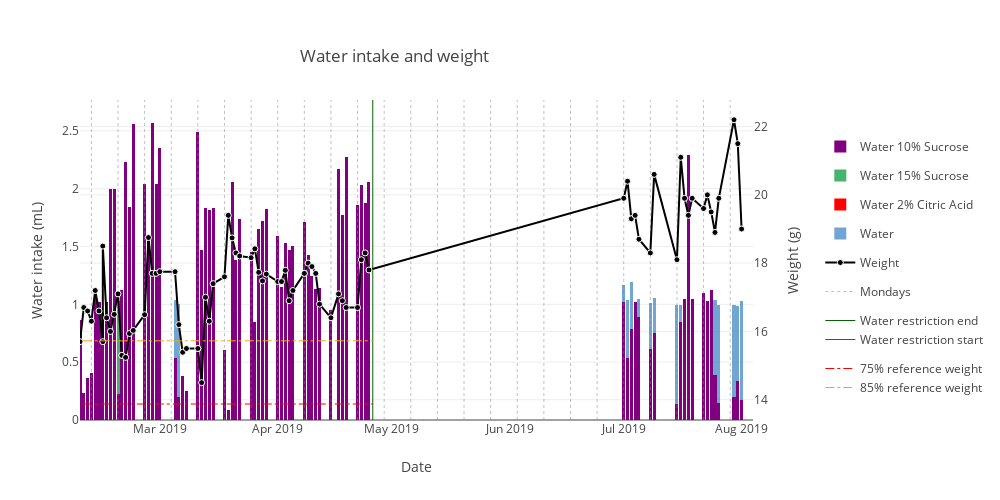

The cell this chart's notebook holds for it:
### Code cell
subj = subject.Subject & {'subject_nickname': 'IBL-T3'}
# get water and date
water_info_query = (action.WaterAdministration & subj).proj(
    'water_administered', 'watertype_name', water_date='DATE(administration_time)')
water_info = water_info_query.fetch(as_dict=True)
water_info = pd.DataFrame(water_info)
water_types = water_info.watertype_name.unique()
water_info_type = water_info.pivot_table(
    index='water_date', columns='watertype_name', values='water_administered', aggfunc='sum')
max_water_intake = np.nanmax(water_info_type.values) + 0.2
yrange_water = [0, max_water_intake]
water_info_type = water_info_type.where((pd.notnull(water_info_type)), None)
weight_info_query = (action.Weighing & subj).proj(
    'weight', weighing_date='DATE(weighing_time)')
weight_info = weight_info_query.fetch(as_dict=True)
weight_info = pd.DataFrame(weight_info)
weight_info = weight_info.where((pd.notnull(weight_info)), None)

# get water restriction period
water_restrictions = (action.WaterRestriction & subj).proj(
    'reference_weight',
    res_start='DATE(restriction_start_time)', res_end='DATE(restriction_end_time)')


data = [
    go.Bar(
        x = [t.strftime('%Y-%m-%d') for t in water_info_type.index.tolist()],
        y = water_info_type[water_type].tolist(),
        marker = dict(color = water_type_map[water_type]),
        name = water_type,
        yaxis = 'y1',
    )
    for water_type in water_types
]

data.append(
    go.Scatter(
        x=[t.strftime('%Y-%m-%d') for t in weight_info['weighing_date'].tolist()],
        y=weight_info['weight'].tolist(),
        mode='lines+markers',
        name='Weight',
        marker=dict(
            size=6,
            color='black',
            line = dict(
            color = 'white',
            width = 1)
        ),
        legendgroup='weight',
        yaxis = 'y2'
    ))

# monday marks
data = putils.create_monday_plot(data, yrange_water, d['mondays'])

# water restriction marks and reference weight marks
for iwater, water_res in enumerate(water_restrictions.fetch(as_dict=True)):
    
    if iwater==0:
        show_res_legend = True
    else:
        show_res_legend = False
    
    res_start = water_res['res_start'].strftime('%Y-%m-%d')
    
    if water_res['res_end']:
        res_end = water_res['res_end'].strftime('%Y-%m-%d')
    else:
        res_end = last_date_str
    data.append(
        go.Scatter(
            x=[res_start, res_start],
            y=yrange_water,
            mode="lines",
            line=dict(
                width=1,
                color='red',
            ),
            name='Water restriction start',
            yaxis='y1',
            showlegend=show_res_legend,
            legendgroup='restriction'
        )
    )
    
    if water_res['res_end']:

        data.append(
            go.Scatter(
                x=[res_end, res_end],
                y=yrange_water,
                mode="lines",
                line=dict(
                    width=1,
                    color='darkgreen',
                ),
                name='Water restriction end',
                yaxis='y1',
                showlegend=show_res_legend,
                legendgroup='restriction'
            )
        )
    
     
    data.append(
        go.Scatter(
            x=[res_start, res_end],
            y=[water_res['reference_weight']*0.85, water_res['reference_weight']*0.85],
            mode="lines",
            line=dict(
                width=1,
                color='orange',
                dash='dashdot'
            ),
            name='85% reference weight',
            yaxis='y2',
            showlegend=show_res_legend,
            legendgroup='weight_ref'
        )
    )
    
    data.append(
        go.Scatter(
            x=[res_start, res_end],
            y=[water_res['reference_weight']*0.75, water_res['reference_weight']*0.75],
            mode="lines",
            line=dict(
                width=1,
                color='red',
                dash='dashdot'
            ),
            name='75% reference weight',
            yaxis='y2',
            showlegend=show_res_legend,
            legendgroup='weight_ref'
        )
    )



layout = go.Layout(
    yaxis=dict(
        title='Water intake (mL)',
        range=yrange_water,
    ),
    yaxis2=dict(
        title='Weight (g)',
        overlaying='y',
        side='right',
    ),
    width=1000,
    height=500,
    title=dict(
        text='Water intake and weight',
        x=0.3,
        y=0.9
    ),
    xaxis=dict(
        title='Date',
        range=[d['first_date_str'], d['last_date_str']]
    ), 
    legend=dict(
        x=1.1, 
        y=0.9,
        orientation='v'),
    barmode='stack',
    template=dict(
        layout=dict(
           plot_bgcolor="white"
        ))
)
fig = go.Figure(data=data, layout=layout)
plotly.offline.iplot(fig)

### Figure 1 — Plotly figure (JSON) as saved in the notebook; plotly's stock layout.template omitted (floating-point values rounded to 4 significant figures)
{"data": [{"marker": {"color": "purple"}, "name": "Water 10% Sucrose", "type": "bar", "x": ["2019-02-06", "2019-02-07", "2019-02-08", "2019-02-09", "2019-02-10", "2019-02-11", "2019-02-12", "2019-02-13", "2019-02-14", "2019-02-15", "2019-02-16", "2019-02-17", "2019-02-18", "2019-02-19", "2019-02-20", "2019-02-21", "2019-02-22", "2019-02-23", "2019-02-24", "2019-02-25", "2019-02-26", "2019-02-27", "2019-02-28", "2019-03-01", "2019-03-02", "2019-03-03", "2019-03-04", "2019-03-05", "2019-03-06", "2019-03-07", "2019-03-08", "2019-03-09", "2019-03-10", "2019-03-11", "2019-03-12", "2019-03-13", "2019-03-14", "2019-03-15", "2019-03-18", "2019-03-19", "2019-03-20", "2019-03-21", "2019-03-22", "2019-03-25", "2019-03-26", "2019-03-27", "2019-03-28", "2019-03-29", "2019-04-01", "2019-04-02", "2019-04-03", "2019-04-04", "2019-04-05", "2019-04-08", "2019-04-09", "2019-04-10", "2019-04-11", "2019-04-12", "2019-04-15", "2019-04-17", "2019-04-18", "2019-04-19", "2019-04-22", "2019-04-23", "2019-04-24", "2019-04-25", "2019-07-01", "2019-07-02", "2019-07-03", "2019-07-04", "2019-07-05", "2019-07-08", "2019-07-09", "2019-07-15", "2019-07-16", "2019-07-17", "2019-07-18", "2019-07-19", "2019-07-22", "2019-07-23", "2019-07-24", "2019-07-25", "2019-07-26", "2019-07-30", "2019-07-31", "2019-08-01"], "y": [0.297, 0.573, 0.867, 0.231, 0.3596, 0.4026, 1.078, 1.02, 0.9234, 1.018, 2, 2, 0.2275, 1.125, 2.232, 1.837, 2.56, null, null, 2.043, 1.552, 2.567, 2.04, 2.349, null, null, null, 0.5376, 0.2001, 0.384, 0.2511, null, null, 2.489, 1.466, 1.829, 1.818, 1.83, 0.602, 0.0899, 2.061, 1.386, 1.736, 1.455, 0.8476, 1.655, 1.723, 1.822, 1.591, 1.149, 1.53, 1.471, 1.507, 1.708, 1.422, 1.244, 1.135, 1.143, 0.954, 2.172, 1.776, 2.274, 1.86, 2.034, 1.872, 2.058, 1.017, 0.534, 0.789, 1.018, 0.894, 0.6135, 0.7545, 0.1425, 0.846, 1.05, 2.289, 1.042, 1.099, 1.026, 1.125, 0.387, 0.147, 0.195, 0.339, 0.1755], "yaxis": "y"}, {"marker": {"color": "rgba(50, 171, 96, 0.9)"}, "name": "Water 15% Sucrose", "type": "bar", "x": ["2019-02-06", "2019-02-07", "2019-02-08", "2019-02-09", "2019-02-10", "2019-02-11", "2019-02-12", "2019-02-13", "2019-02-14", "2019-02-15", "2019-02-16", "2019-02-17", "2019-02-18", "2019-02-19", "2019-02-20", "2019-02-21", "2019-02-22", "2019-02-23", "2019-02-24", "2019-02-25", "2019-02-26", "2019-02-27", "2019-02-28", "2019-03-01", "2019-03-02", "2019-03-03", "2019-03-04", "2019-03-05", "2019-03-06", "2019-03-07", "2019-03-08", "2019-03-09", "2019-03-10", "2019-03-11", "2019-03-12", "2019-03-13", "2019-03-14", "2019-03-15", "2019-03-18", "2019-03-19", "2019-03-20", "2019-03-21", "2019-03-22", "2019-03-25", "2019-03-26", "2019-03-27", "2019-03-28", "2019-03-29", "2019-04-01", "2019-04-02", "2019-04-03", "2019-04-04", "2019-04-05", "2019-04-08", "2019-04-09", "2019-04-10", "2019-04-11", "2019-04-12", "2019-04-15", "2019-04-17", "2019-04-18", "2019-04-19", "2019-04-22", "2019-04-23", "2019-04-24", "2019-04-25", "2019-07-01", "2019-07-02", "2019-07-03", "2019-07-04", "2019-07-05", "2019-07-08", "2019-07-09", "2019-07-15", "2019-07-16", "2019-07-17", "2019-07-18", "2019-07-19", "2019-07-22", "2019-07-23", "2019-07-24", "2019-07-25", "2019-07-26", "2019-07-30", "2019-07-31", "2019-08-01"], "y": [null, null, null, null, null, null, null, null, null, null, null, null, 0.8, null, null, null, null, null, null, null, null, null, null, null, null, null, null, null, null, null, null, null, null, null, null, null, null, null, null, null, null, null, null, null, null, null, null, null, null, null, null, null, null, null, null, null, null, null, null, null, null, null, null, null, null, null, null, null, null, null, null, null, null, null, null, null, null, null, null, null, null, null, null, null, null, null], "yaxis": "y"}, {"marker": {"color": "red"}, "name": "Water 2% Citric Acid", "type": "bar", "x": ["2019-02-06", "2019-02-07", "2019-02-08", "2019-02-09", "2019-02-10", "2019-02-11", "2019-02-12", "2019-02-13", "2019-02-14", "2019-02-15", "2019-02-16", "2019-02-17", "2019-02-18", "2019-02-19", "2019-02-20", "2019-02-21", "2019-02-22", "2019-02-23", "2019-02-24", "2019-02-25", "2019-02-26", "2019-02-27", "2019-02-28", "2019-03-01", "2019-03-02", "2019-03-03", "2019-03-04", "2019-03-05", "2019-03-06", "2019-03-07", "2019-03-08", "2019-03-09", "2019-03-10", "2019-03-11", "2019-03-12", "2019-03-13", "2019-03-14", "2019-03-15", "2019-03-18", "2019-03-19", "2019-03-20", "2019-03-21", "2019-03-22", "2019-03-25", "2019-03-26", "2019-03-27", "2019-03-28", "2019-03-29", "2019-04-01", "2019-04-02", "2019-04-03", "2019-04-04", "2019-04-05", "2019-04-08", "2019-04-09", "2019-04-10", "2019-04-11", "2019-04-12", "2019-04-15", "2019-04-17", "2019-04-18", "2019-04-19", "2019-04-22", "2019-04-23", "2019-04-24", "2019-04-25", "2019-07-01", "2019-07-02", "2019-07-03", "2019-07-04", "2019-07-05", "2019-07-08", "2019-07-09", "2019-07-15", "2019-07-16", "2019-07-17", "2019-07-18", "2019-07-19", "2019-07-22", "2019-07-23", "2019-07-24", "2019-07-25", "2019-07-26", "2019-07-30", "2019-07-31", "2019-08-01"], "y": [null, null, null, null, null, null, null, null, null, null, null, null, null, null, null, null, 0, 0, 0, null, null, null, null, 0, 0, 0, 0, null, null, null, 0, 0, 0, null, null, null, null, null, null, null, null, null, null, null, null, null, null, null, null, null, null, null, null, null, null, null, null, null, null, null, null, null, null, null, null, null, null, null, null, null, null, null, null, null, null, null, null, null, null, null, null, null, null, null, null, null], "yaxis": "y"}, {"marker": {"color": "rgba(55, 128, 191, 0.7)"}, "name": "Water", "type": "bar", "x": ["2019-02-06", "2019-02-07", "2019-02-08", "2019-02-09", "2019-02-10", "2019-02-11", "2019-02-12", "2019-02-13", "2019-02-14", "2019-02-15", "2019-02-16", "2019-02-17", "2019-02-18", "2019-02-19", "2019-02-20", "2019-02-21", "2019-02-22", "2019-02-23", "2019-02-24", "2019-02-25", "2019-02-26", "2019-02-27", "2019-02-28", "2019-03-01", "2019-03-02", "2019-03-03", "2019-03-04", "2019-03-05", "2019-03-06", "2019-03-07", "2019-03-08", "2019-03-09", "2019-03-10", "2019-03-11", "2019-03-12", "2019-03-13", "2019-03-14", "2019-03-15", "2019-03-18", "2019-03-19", "2019-03-20", "2019-03-21", "2019-03-22", "2019-03-25", "2019-03-26", "2019-03-27", "2019-03-28", "2019-03-29", "2019-04-01", "2019-04-02", "2019-04-03", "2019-04-04", "2019-04-05", "2019-04-08", "2019-04-09", "2019-04-10", "2019-04-11", "2019-04-12", "2019-04-15", "2019-04-17", "2019-04-18", "2019-04-19", "2019-04-22", "2019-04-23", "2019-04-24", "2019-04-25", "2019-07-01", "2019-07-02", "2019-07-03", "2019-07-04", "2019-07-05", "2019-07-08", "2019-07-09", "2019-07-15", "2019-07-16", "2019-07-17", "2019-07-18", "2019-07-19", "2019-07-22", "2019-07-23", "2019-07-24", "2019-07-25", "2019-07-26", "2019-07-30", "2019-07-31", "2019-08-01"], "y": [null, null, null, null, null, null, null, null, null, null, null, null, null, null, null, null, null, null, null, null, null, null, null, null, null, null, null, 0.5, 0.8, null, null, null, null, null, null, null, null, null, null, null, null, null, null, null, null, null, null, null, null, null, null, null, null, null, null, null, null, null, null, null, null, null, null, null, null, null, 0.15, 0.5, 0.4, null, 0.15, 0.4, 0.3, 0.85, 0.15, null, null, null, null, null, null, 0.65, 0.85, 0.8, 0.65, 0.85], "yaxis": "y"}, {"legendgroup": "weight", "marker": {"color": "black", "line": {"color": "white", "width": 1}, "size": 6}, "mode": "lines+markers", "name": "Weight", "type": "scatter", "x": ["2019-02-04", "2019-02-06", "2019-02-07", "2019-02-08", "2019-02-09", "2019-02-10", "2019-02-11", "2019-02-12", "2019-02-13", "2019-02-14", "2019-02-14", "2019-02-15", "2019-02-16", "2019-02-17", "2019-02-18", "2019-02-19", "2019-02-19", "2019-02-20", "2019-02-21", "2019-02-22", "2019-02-25", "2019-02-26", "2019-02-27", "2019-02-28", "2019-03-01", "2019-03-05", "2019-03-06", "2019-03-07", "2019-03-08", "2019-03-11", "2019-03-11", "2019-03-12", "2019-03-13", "2019-03-14", "2019-03-15", "2019-03-18", "2019-03-19", "2019-03-20", "2019-03-21", "2019-03-22", "2019-03-25", "2019-03-26", "2019-03-27", "2019-03-28", "2019-03-29", "2019-04-01", "2019-04-02", "2019-04-03", "2019-04-04", "2019-04-05", "2019-04-08", "2019-04-08", "2019-04-09", "2019-04-10", "2019-04-11", "2019-04-12", "2019-04-15", "2019-04-17", "2019-04-18", "2019-04-19", "2019-04-22", "2019-04-23", "2019-04-24", "2019-04-25", "2019-07-01", "2019-07-02", "2019-07-03", "2019-07-03", "2019-07-04", "2019-07-05", "2019-07-08", "2019-07-09", "2019-07-15", "2019-07-16", "2019-07-17", "2019-07-18", "2019-07-19", "2019-07-22", "2019-07-23", "2019-07-24", "2019-07-25", "2019-07-26", "2019-07-30", "2019-07-31", "2019-08-01"], "y": [20.1, 18.5, 17.1, 15.7, 16.7, 16.6, 16.3, 17.2, 16.6, 15.7, 18.5, 16.4, 16, 16.5, 17.1, 15.3, 15.3, 15.24, 15.94, 16.03, 16.49, 18.75, 17.7, 17.7, 17.75, 17.75, 16.2, 15.39, 15.5, 15.5, 15.5, 14.5, 17, 16.3, 17.4, 17.6, 19.4, 18.74, 18.3, 18.21, 18.16, 18.42, 17.73, 17.48, 17.68, 17.46, 17.46, 17.79, 16.9, 17.2, 17.7, 17.7, 18, 17.9, 17.7, 16.8, 16.4, 17.1, 16.9, 16.7, 16.7, 18.1, 18.3, 17.8, 19.9, 20.4, 19.3, 19.3, 19.4, 18.7, 18.3, 20.6, 18.1, 21.1, 19.9, 19.4, 19.9, 19.6, 20, 19.5, 18.9, 19.9, 22.2, 21.5, 19], "yaxis": "y2"}, {"hoverinfo": "skip", "legendgroup": "monday", "line": {"color": "gray", "dash": "dot", "width": 0.5}, "mode": "lines", "name": "Mondays", "showlegend": true, "type": "scatter", "x": ["2019-02-11", "2019-02-11"], "xaxis": "x", "y": [0, 2.767], "yaxis": "y"}, {"hoverinfo": "skip", "legendgroup": "monday", "line": {"color": "gray", "dash": "dot", "width": 0.5}, "mode": "lines", "name": "Mondays", "showlegend": false, "type": "scatter", "x": ["2019-02-18", "2019-02-18"], "xaxis": "x", "y": [0, 2.767], "yaxis": "y"}, {"hoverinfo": "skip", "legendgroup": "monday", "line": {"color": "gray", "dash": "dot", "width": 0.5}, "mode": "lines", "name": "Mondays", "showlegend": false, "type": "scatter", "x": ["2019-02-25", "2019-02-25"], "xaxis": "x", "y": [0, 2.767], "yaxis": "y"}, {"hoverinfo": "skip", "legendgroup": "monday", "line": {"color": "gray", "dash": "dot", "width": 0.5}, "mode": "lines", "name": "Mondays", "showlegend": false, "type": "scatter", "x": ["2019-03-04", "2019-03-04"], "xaxis": "x", "y": [0, 2.767], "yaxis": "y"}, {"hoverinfo": "skip", "legendgroup": "monday", "line": {"color": "gray", "dash": "dot", "width": 0.5}, "mode": "lines", "name": "Mondays", "showlegend": false, "type": "scatter", "x": ["2019-03-11", "2019-03-11"], "xaxis": "x", "y": [0, 2.767], "yaxis": "y"}, {"hoverinfo": "skip", "legendgroup": "monday", "line": {"color": "gray", "dash": "dot", "width": 0.5}, "mode": "lines", "name": "Mondays", "showlegend": false, "type": "scatter", "x": ["2019-03-18", "2019-03-18"], "xaxis": "x", "y": [0, 2.767], "yaxis": "y"}, {"hoverinfo": "skip", "legendgroup": "monday", "line": {"color": "gray", "dash": "dot", "width": 0.5}, "mode": "lines", "name": "Mondays", "showlegend": false, "type": "scatter", "x": ["2019-03-25", "2019-03-25"], "xaxis": "x", "y": [0, 2.767], "yaxis": "y"}, {"hoverinfo": "skip", "legendgroup": "monday", "line": {"color": "gray", "dash": "dot", "width": 0.5}, "mode": "lines", "name": "Mondays", "showlegend": false, "type": "scatter", "x": ["2019-04-01", "2019-04-01"], "xaxis": "x", "y": [0, 2.767], "yaxis": "y"}, {"hoverinfo": "skip", "legendgroup": "monday", "line": {"color": "gray", "dash": "dot", "width": 0.5}, "mode": "lines", "name": "Mondays", "showlegend": false, "type": "scatter", "x": ["2019-04-08", "2019-04-08"], "xaxis": "x", "y": [0, 2.767], "yaxis": "y"}, {"hoverinfo": "skip", "legendgroup": "monday", "line": {"color": "gray", "dash": "dot", "width": 0.5}, "mode": "lines", "name": "Mondays", "showlegend": false, "type": "scatter", "x": ["2019-04-15", "2019-04-15"], "xaxis": "x", "y": [0, 2.767], "yaxis": "y"}, {"hoverinfo": "skip", "legendgroup": "monday", "line": {"color": "gray", "dash": "dot", "width": 0.5}, "mode": "lines", "name": "Mondays", "showlegend": false, "type": "scatter", "x": ["2019-04-22", "2019-04-22"], "xaxis": "x", "y": [0, 2.767], "yaxis": "y"}, {"hoverinfo": "skip", "legendgroup": "monday", "line": {"color": "gray", "dash": "dot", "width": 0.5}, "mode": "lines", "name": "Mondays", "showlegend": false, "type": "scatter", "x": ["2019-04-29", "2019-04-29"], "xaxis": "x", "y": [0, 2.767], "yaxis": "y"}, {"hoverinfo": "skip", "legendgroup": "monday", "line": {"color": "gray", "dash": "dot", "width": 0.5}, "mode": "lines", "name": "Mondays", "showlegend": false, "type": "scatter", "x": ["2019-05-06", "2019-05-06"], "xaxis": "x", "y": [0, 2.767], "yaxis": "y"}, {"hoverinfo": "skip", "legendgroup": "monday", "line": {"color": "gray", "dash": "dot", "width": 0.5}, "mode": "lines", "name": "Mondays", "showlegend": false, "type": "scatter", "x": ["2019-05-13", "2019-05-13"], "xaxis": "x", "y": [0, 2.767], "yaxis": "y"}, {"hoverinfo": "skip", "legendgroup": "monday", "line": {"color": "gray", "dash": "dot", "width": 0.5}, "mode": "lines", "name": "Mondays", "showlegend": false, "type": "scatter", "x": ["2019-05-20", "2019-05-20"], "xaxis": "x", "y": [0, 2.767], "yaxis": "y"}, {"hoverinfo": "skip", "legendgroup": "monday", "line": {"color": "gray", "dash": "dot", "width": 0.5}, "mode": "lines", "name": "Mondays", "showlegend": false, "type": "scatter", "x": ["2019-05-27", "2019-05-27"], "xaxis": "x", "y": [0, 2.767], "yaxis": "y"}, {"hoverinfo": "skip", "legendgroup": "monday", "line": {"color": "gray", "dash": "dot", "width": 0.5}, "mode": "lines", "name": "Mondays", "showlegend": false, "type": "scatter", "x": ["2019-06-03", "2019-06-03"], "xaxis": "x", "y": [0, 2.767], "yaxis": "y"}, {"hoverinfo": "skip", "legendgroup": "monday", "line": {"color": "gray", "dash": "dot", "width": 0.5}, "mode": "lines", "name": "Mondays", "showlegend": false, "type": "scatter", "x": ["2019-06-10", "2019-06-10"], "xaxis": "x", "y": [0, 2.767], "yaxis": "y"}, {"hoverinfo": "skip", "legendgroup": "monday", "line": {"color": "gray", "dash": "dot", "width": 0.5}, "mode": "lines", "name": "Mondays", "showlegend": false, "type": "scatter", "x": ["2019-06-17", "2019-06-17"], "xaxis": "x", "y": [0, 2.767], "yaxis": "y"}, {"hoverinfo": "skip", "legendgroup": "monday", "line": {"color": "gray", "dash": "dot", "width": 0.5}, "mode": "lines", "name": "Mondays", "showlegend": false, "type": "scatter", "x": ["2019-06-24", "2019-06-24"], "xaxis": "x", "y": [0, 2.767], "yaxis": "y"}, {"hoverinfo": "skip", "legendgroup": "monday", "line": {"color": "gray", "dash": "dot", "width": 0.5}, "mode": "lines", "name": "Mondays", "showlegend": false, "type": "scatter", "x": ["2019-07-01", "2019-07-01"], "xaxis": "x", "y": [0, 2.767], "yaxis": "y"}, {"hoverinfo": "skip", "legendgroup": "monday", "line": {"color": "gray", "dash": "dot", "width": 0.5}, "mode": "lines", "name": "Mondays", "showlegend": false, "type": "scatter", "x": ["2019-07-08", "2019-07-08"], "xaxis": "x", "y": [0, 2.767], "yaxis": "y"}, {"hoverinfo": "skip", "legendgroup": "monday", "line": {"color": "gray", "dash": "dot", "width": 0.5}, "mode": "lines", "name": "Mondays", "showlegend": false, "type": "scatter", "x": ["2019-07-15", "2019-07-15"], "xaxis": "x", "y": [0, 2.767], "yaxis": "y"}, {"hoverinfo": "skip", "legendgroup": "monday", "line": {"color": "gray", "dash": "dot", "width": 0.5}, "mode": "lines", "name": "Mondays", "showlegend": false, "type": "scatter", "x": ["2019-07-22", "2019-07-22"], "xaxis": "x", "y": [0, 2.767], "yaxis": "y"}, {"hoverinfo": "skip", "legendgroup": "monday", "line": {"color": "gray", "dash": "dot", "width": 0.5}, "mode": "lines", "name": "Mondays", "showlegend": false, "type": "scatter", "x": ["2019-07-29", "2019-07-29"], "xaxis": "x", "y": [0, 2.767], "yaxis": "y"}, {"legendgroup": "restriction", "line": {"color": "red", "width": 1}, "mode": "lines", "name": "Water restriction start", "showlegend": true, "type": "scatter", "x": ["2019-02-04", "2019-02-04"], "y": [0, 2.767], "yaxis": "y"}, {"legendgroup": "restriction", "line": {"color": "darkgreen", "width": 1}, "mode": "lines", "name": "Water restriction end", "showlegend": true, "type": "scatter", "x": ["2019-04-26", "2019-04-26"], "y": [0, 2.767], "yaxis": "y"}, {"legendgroup": "weight_ref", "line": {"color": "orange", "dash": "dashdot", "width": 1}, "mode": "lines", "name": "85% reference weight", "showlegend": true, "type": "scatter", "x": ["2019-02-04", "2019-04-26"], "y": [15.72, 15.72], "yaxis": "y2"}, {"legendgroup": "weight_ref", "line": {"color": "red", "dash": "dashdot", "width": 1}, "mode": "lines", "name": "75% reference weight", "showlegend": true, "type": "scatter", "x": ["2019-02-04", "2019-04-26"], "y": [13.88, 13.88], "yaxis": "y2"}], "layout": {"barmode": "stack", "height": 500, "legend": {"orientation": "v", "x": 1.1, "y": 0.9}, "title": {"text": "Water intake and weight", "x": 0.3, "y": 0.9}, "width": 1000, "xaxis": {"range": ["2019-02-08", "2019-08-04"], "title": {"text": "Date"}}, "yaxis": {"range": [0, 2.767], "title": {"text": "Water intake (mL)"}}, "yaxis2": {"overlaying": "y", "side": "right", "title": {"text": "Weight (g)"}}}}
